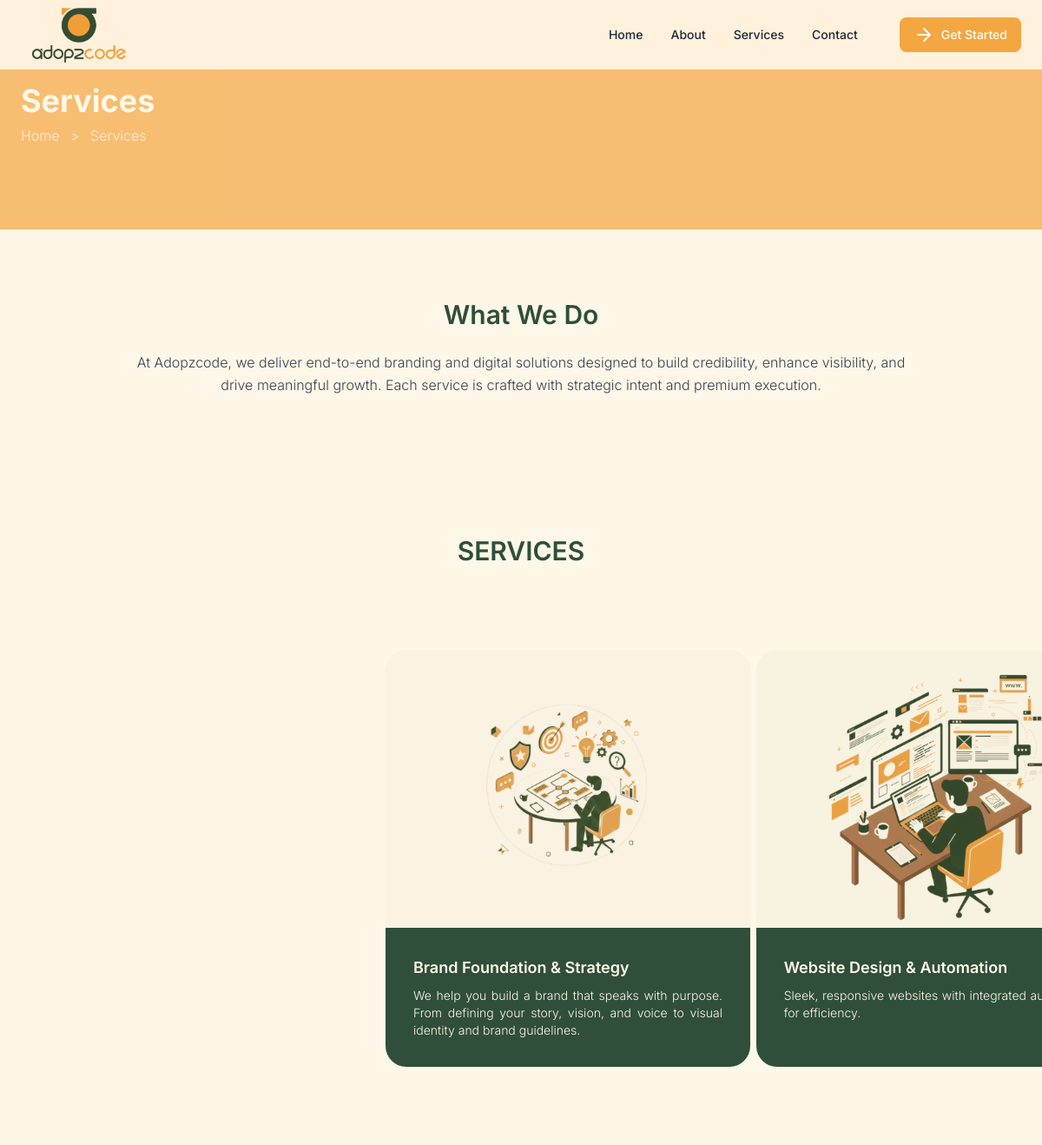
/services/ (upper part), run on an earlier commit of the app's database.
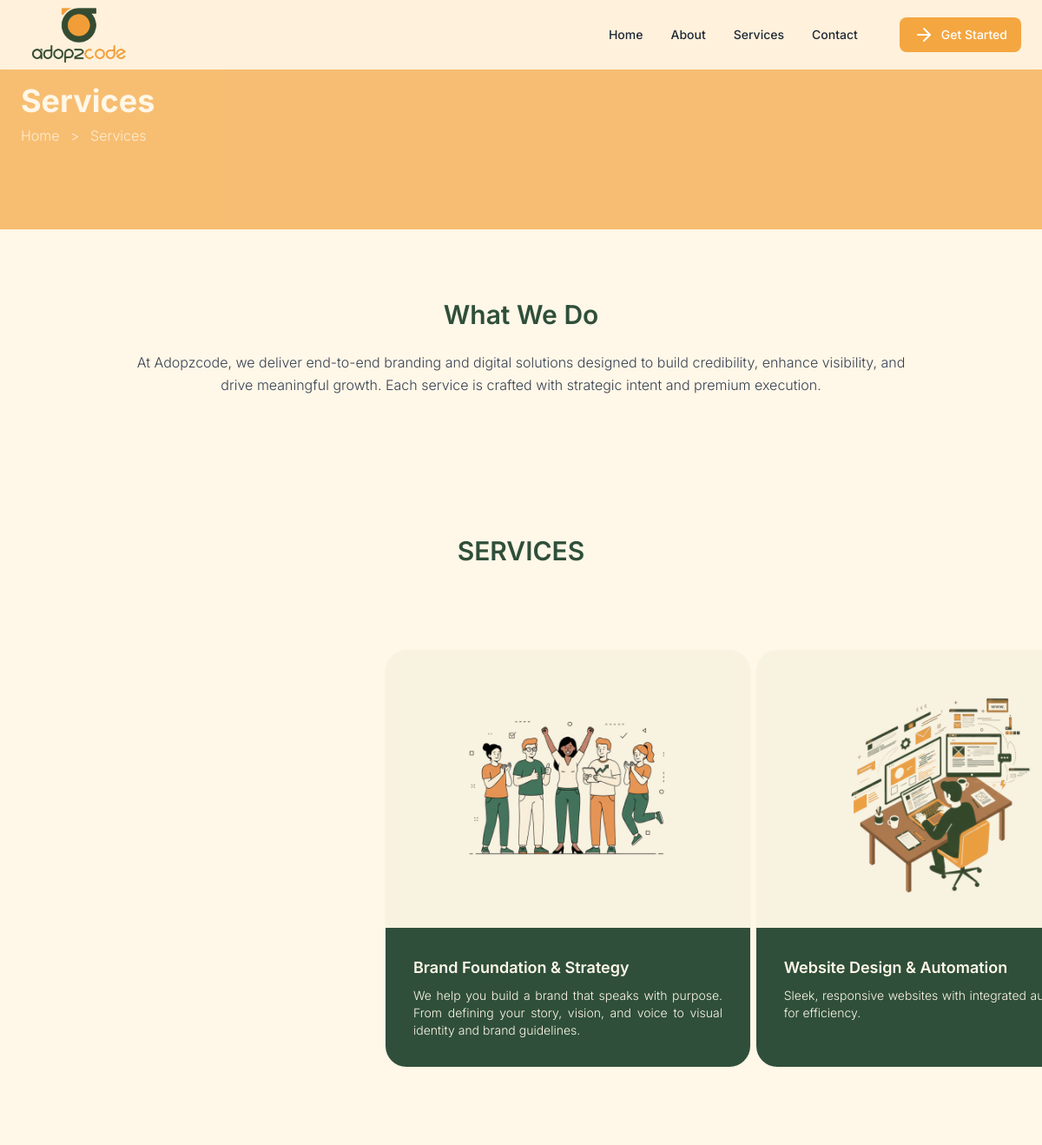
And on a later commit of the database.
### app/models.py (models this page shows, shortened)
class Service(models.Model):
    image = models.ImageField(upload_to='images/')
    title = models.CharField(max_length=200)
    description = models.TextField()
    class Meta:
        verbose_name = "Service"
        verbose_name_plural = "Services"

### app/views.py (the view)
# urls.py: path('services/',views.services, name='services'),
def services(request):
    service=Service.objects.only('image','title','description')
    context={
        'service':service
        }
    return render(request, 'services.html',context)

### app/templates/services.html (shortened to what this page needs)
{% extends "base.html" %}
{% block content %}
<section class="relative bg-cover bg-center">
    <div class="absolute inset-0 bg-orangebrand/70"></div>
    <div class="relative max-w-7xl mx-auto px-6 py-24">
        <h1 class="text-4xl font-bold text-cream">Services</h1>
        <p class="mt-2 text-cream/80">Home <span class="mx-2">></span> Services</p>
    </div>
</section>
<section class="max-w-7xl mx-auto px-6 py-20 text-center">
    <div data-aos="fade-up" class="max-w-4xl mx-auto">
        <h2 class="text-3xl font-semibold text-darkgreen mb-6">
            What We Do
        </h2>
        <p class="text-gray-700 leading-relaxed">
            At Adopzcode, we deliver end-to-end branding and digital solutions designed to
            build credibility, enhance visibility, and drive meaningful growth. Each service
            is crafted with strategic intent and premium execution.
        </p>
    </div>
</section>
<section class="max-w-7xl mx-auto px-6 py-20">
    <h2 class="text-3xl font-semibold text-darkgreen text-center mb-24 uppercase">
        Services
    </h2>
    <div class="grid grid-cols-1 sm:grid-cols-2 lg:grid-cols-3 gap-32 ">
        {% for s in service %}
        <div data-aos="slide-left" class="snap-center min-w-[320px] md:min-w-[380px] lg:min-w-[420px]
         group rounded-3xl overflow-hidden bg-white shadow-sm
         hover:shadow-xl transition">
            <div class="relative w-full h-80 overflow-hidden">
                <img src="{{ s.image.url }}" alt="{{ s.title }}" class="absolute inset-0 w-full h-full object-cover object-center
             transition-transform duration-500 group-hover:scale-105">
            </div>
            <div class="p-8 bg-darkgreen h-full">
                <h3 class="text-lg font-semibold text-cream mb-2">
                    {{ s.title }}
                </h3>
                <p class="text-sm text-cream text-justify">
                    {{ s.description }}
                </p>
            </div>
        </div>
        {% endfor %}
    </div>
</section>
{% endblock %}

What changed in the data, as far as the page shows it:
changed Service "Brand Foundation & Strategy": image: a different picture
changed Service "Website Design & Automation": image: a different picture
